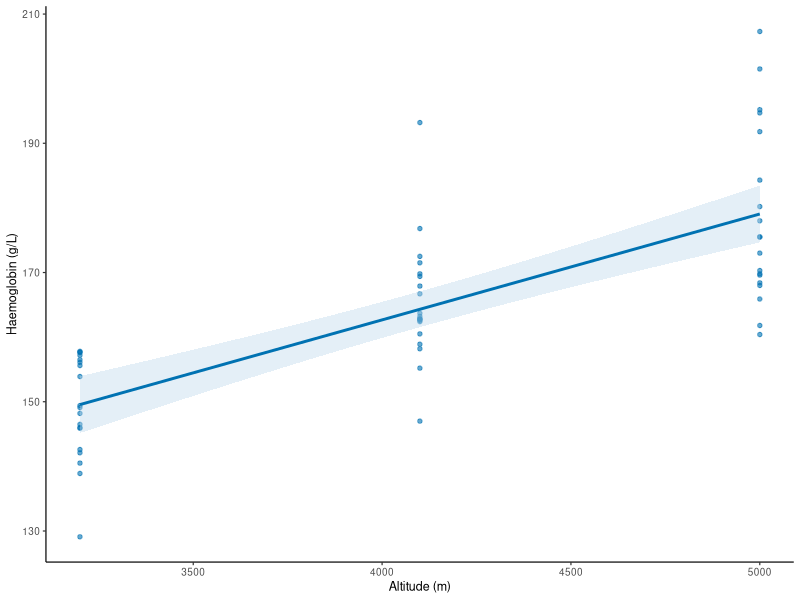

Recreate this plot in R.
library(readr); library(dplyr); library(broom); library(ggplot2)
pika <- read_csv(here::here("assets/data/pika_physiology.csv"),
                 show_col_types = FALSE)
surv <- read_csv(here::here("assets/data/pika_survival.csv"),
                 show_col_types = FALSE)
m1 <- lm(hemoglobin_g_l ~ altitude_m + sex, data = pika)
m2 <- lm(log(body_mass_g) ~ log(body_length_mm), data = pika)
g1 <- glm(status ~ treatment, data = surv, family = binomial)
dir.create(here::here("data"), showWarnings = FALSE)
res <- bind_rows(
  tidy(m1, conf.int = TRUE) |>
    transmute(model = "lm: hb ~ altitude + sex", term,
              estimate = round(estimate, 4),
              conf_low = round(conf.low, 4), conf_high = round(conf.high, 4)),
  tidy(m2, conf.int = TRUE) |>
    transmute(model = "lm: log mass ~ log length", term,
              estimate = round(estimate, 3),
              conf_low = round(conf.low, 3), conf_high = round(conf.high, 3)),
  tidy(g1, exponentiate = TRUE, conf.int = TRUE) |>
    transmute(model = "glm: survival ~ treatment (OR)", term,
              estimate = round(estimate, 2),
              conf_low = round(conf.low, 2), conf_high = round(conf.high, 2)))
write_csv(res, here::here("data/stats_regression.csv"))
hb <- pika[!is.na(pika$hemoglobin_g_l), ]
p <- ggplot(hb, aes(altitude_m, hemoglobin_g_l)) +
  geom_point(size = 1.2, alpha = .6, colour = "#0072B2") +
  geom_smooth(method = "lm", formula = y ~ x, se = TRUE,
              colour = "#0072B2", fill = "#BBD7EC") +
  labs(x = "Altitude (m)", y = "Haemoglobin (g/L)") +
  theme_classic(base_size = 9)
dir.create(here::here("figures"), showWarnings = FALSE)
ggsave(here::here("figures/fig_regression.svg"), p,
       width = 89, height = 55, units = "mm")
head(res, 5)
file.exists(here::here(c("data/stats_regression.csv", "figures/fig_regression.svg")))
